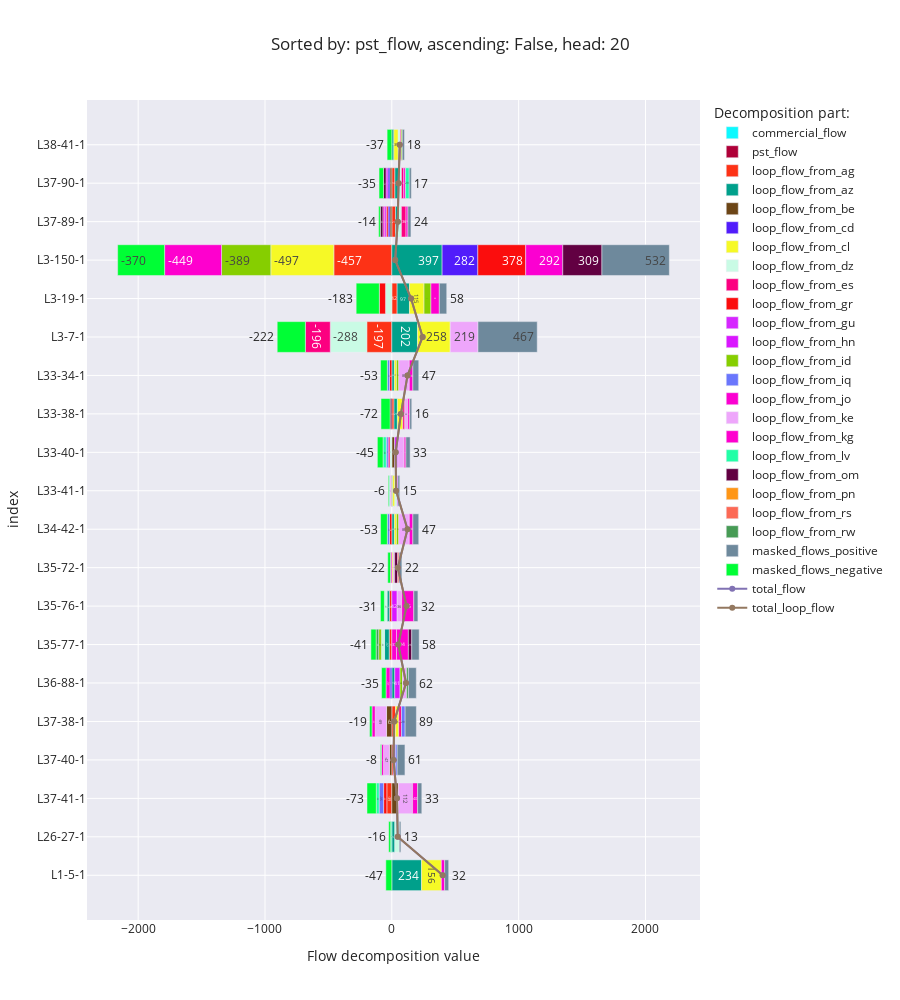

This figure's notebook cell:
### Code cell
flow_decomposition_bar_chart('pst_flow')

### Figure 1 — Plotly figure (JSON) as saved in the notebook; plotly's stock layout.template omitted (floating-point values rounded to 4 significant figures)
{"data": [{"alignmentgroup": "True", "hovertemplate": "Decomposition part:=commercial_flow<br>Flow decomposition value=%{x}<br>index=%{y}<extra></extra>", "legendgroup": "commercial_flow", "marker": {"color": "#0DF9FF", "pattern": {"shape": ""}}, "name": "commercial_flow", "offsetgroup": "commercial_flow", "orientation": "h", "showlegend": true, "textposition": "auto", "texttemplate": "%{x:.0f}", "type": "bar", "x": [null, null, null, null, null, null, null, null, null, null, null, null, null, null, null, null, null, null, null, null], "xaxis": "x", "y": ["L1-5-1", "L26-27-1", "L37-41-1", "L37-40-1", "L37-38-1", "L36-88-1", "L35-77-1", "L35-76-1", "L35-72-1", "L34-42-1", "L33-41-1", "L33-40-1", "L33-38-1", "L33-34-1", "L3-7-1", "L3-19-1", "L3-150-1", "L37-89-1", "L37-90-1", "L38-41-1"], "yaxis": "y"}, {"alignmentgroup": "True", "hovertemplate": "Decomposition part:=pst_flow<br>Flow decomposition value=%{x}<br>index=%{y}<extra></extra>", "legendgroup": "pst_flow", "marker": {"color": "#AF0038", "pattern": {"shape": ""}}, "name": "pst_flow", "offsetgroup": "pst_flow", "orientation": "h", "showlegend": true, "textposition": "auto", "texttemplate": "%{x:.0f}", "type": "bar", "x": [null, null, null, null, null, null, null, null, null, null, null, null, null, null, null, null, null, null, null, null], "xaxis": "x", "y": ["L1-5-1", "L26-27-1", "L37-41-1", "L37-40-1", "L37-38-1", "L36-88-1", "L35-77-1", "L35-76-1", "L35-72-1", "L34-42-1", "L33-41-1", "L33-40-1", "L33-38-1", "L33-34-1", "L3-7-1", "L3-19-1", "L3-150-1", "L37-89-1", "L37-90-1", "L38-41-1"], "yaxis": "y"}, {"alignmentgroup": "True", "hovertemplate": "Decomposition part:=loop_flow_from_ag<br>Flow decomposition value=%{x}<br>index=%{y}<extra></extra>", "legendgroup": "loop_flow_from_ag", "marker": {"color": "#FD3216", "pattern": {"shape": ""}}, "name": "loop_flow_from_ag", "offsetgroup": "loop_flow_from_ag", "orientation": "h", "showlegend": true, "textposition": "auto", "texttemplate": "%{x:.0f}", "type": "bar", "x": [null, null, -39.38, 12.6, 29.05, null, -20.63, -19.65, null, null, -6.083, null, 17.42, null, -197.3, 41.88, -457.2, 29.27, 24.1, null], "xaxis": "x", "y": ["L1-5-1", "L26-27-1", "L37-41-1", "L37-40-1", "L37-38-1", "L36-88-1", "L35-77-1", "L35-76-1", "L35-72-1", "L34-42-1", "L33-41-1", "L33-40-1", "L33-38-1", "L33-34-1", "L3-7-1", "L3-19-1", "L3-150-1", "L37-89-1", "L37-90-1", "L38-41-1"], "yaxis": "y"}, {"alignmentgroup": "True", "hovertemplate": "Decomposition part:=loop_flow_from_az<br>Flow decomposition value=%{x}<br>index=%{y}<extra></extra>", "legendgroup": "loop_flow_from_az", "marker": {"color": "#00A08B", "pattern": {"shape": ""}}, "name": "loop_flow_from_az", "offsetgroup": "loop_flow_from_az", "orientation": "h", "showlegend": true, "textposition": "auto", "texttemplate": "%{x:.0f}", "type": "bar", "x": [234.4, 23.92, null, null, null, 23.37, -36.69, -17.71, null, 20.21, 6.595, null, 26.41, 20.21, 202.3, 97.37, 396.5, 18.28, 28.7, 16.23], "xaxis": "x", "y": ["L1-5-1", "L26-27-1", "L37-41-1", "L37-40-1", "L37-38-1", "L36-88-1", "L35-77-1", "L35-76-1", "L35-72-1", "L34-42-1", "L33-41-1", "L33-40-1", "L33-38-1", "L33-34-1", "L3-7-1", "L3-19-1", "L3-150-1", "L37-89-1", "L37-90-1", "L38-41-1"], "yaxis": "y"}, {"alignmentgroup": "True", "hovertemplate": "Decomposition part:=loop_flow_from_be<br>Flow decomposition value=%{x}<br>index=%{y}<extra></extra>", "legendgroup": "loop_flow_from_be", "marker": {"color": "#6C4516", "pattern": {"shape": ""}}, "name": "loop_flow_from_be", "offsetgroup": "loop_flow_from_be", "orientation": "h", "showlegend": true, "textposition": "auto", "texttemplate": "%{x:.0f}", "type": "bar", "x": [null, null, 51.37, -18.67, -41.64, null, null, null, null, null, null, 21.87, null, null, null, null, null, -14.7, -15.14, null], "xaxis": "x", "y": ["L1-5-1", "L26-27-1", "L37-41-1", "L37-40-1", "L37-38-1", "L36-88-1", "L35-77-1", "L35-76-1", "L35-72-1", "L34-42-1", "L33-41-1", "L33-40-1", "L33-38-1", "L33-34-1", "L3-7-1", "L3-19-1", "L3-150-1", "L37-89-1", "L37-90-1", "L38-41-1"], "yaxis": "y"}, {"alignmentgroup": "True", "hovertemplate": "Decomposition part:=loop_flow_from_cd<br>Flow decomposition value=%{x}<br>index=%{y}<extra></extra>", "legendgroup": "loop_flow_from_cd", "marker": {"color": "#511CFB", "pattern": {"shape": ""}}, "name": "loop_flow_from_cd", "offsetgroup": "loop_flow_from_cd", "orientation": "h", "showlegend": true, "textposition": "auto", "texttemplate": "%{x:.0f}", "type": "bar", "x": [null, null, null, null, null, -14.34, null, null, null, null, null, null, null, null, null, null, 281.5, -14.97, -15.61, null], "xaxis": "x", "y": ["L1-5-1", "L26-27-1", "L37-41-1", "L37-40-1", "L37-38-1", "L36-88-1", "L35-77-1", "L35-76-1", "L35-72-1", "L34-42-1", "L33-41-1", "L33-40-1", "L33-38-1", "L33-34-1", "L3-7-1", "L3-19-1", "L3-150-1", "L37-89-1", "L37-90-1", "L38-41-1"], "yaxis": "y"}, {"alignmentgroup": "True", "hovertemplate": "Decomposition part:=loop_flow_from_cl<br>Flow decomposition value=%{x}<br>index=%{y}<extra></extra>", "legendgroup": "loop_flow_from_cl", "marker": {"color": "#F6F926", "pattern": {"shape": ""}}, "name": "loop_flow_from_cl", "offsetgroup": "loop_flow_from_cl", "orientation": "h", "showlegend": true, "textposition": "auto", "texttemplate": "%{x:.0f}", "type": "bar", "x": [156.1, null, null, null, 26.17, null, null, null, 10.57, 16.5, 17.69, null, 43.31, 16.5, 258.2, 114.8, -496.9, null, null, 34.61], "xaxis": "x", "y": ["L1-5-1", "L26-27-1", "L37-41-1", "L37-40-1", "L37-38-1", "L36-88-1", "L35-77-1", "L35-76-1", "L35-72-1", "L34-42-1", "L33-41-1", "L33-40-1", "L33-38-1", "L33-34-1", "L3-7-1", "L3-19-1", "L3-150-1", "L37-89-1", "L37-90-1", "L38-41-1"], "yaxis": "y"}, {"alignmentgroup": "True", "hovertemplate": "Decomposition part:=loop_flow_from_dz<br>Flow decomposition value=%{x}<br>index=%{y}<extra></extra>", "legendgroup": "loop_flow_from_dz", "marker": {"color": "#C9FBE5", "pattern": {"shape": ""}}, "name": "loop_flow_from_dz", "offsetgroup": "loop_flow_from_dz", "orientation": "h", "showlegend": true, "textposition": "auto", "texttemplate": "%{x:.0f}", "type": "bar", "x": [null, 34.77, null, null, null, null, -25.39, -21.33, null, null, 16.1, -14.88, null, null, -288.2, -50.0, null, 28.06, 23.38, 15.1], "xaxis": "x", "y": ["L1-5-1", "L26-27-1", "L37-41-1", "L37-40-1", "L37-38-1", "L36-88-1", "L35-77-1", "L35-76-1", "L35-72-1", "L34-42-1", "L33-41-1", "L33-40-1", "L33-38-1", "L33-34-1", "L3-7-1", "L3-19-1", "L3-150-1", "L37-89-1", "L37-90-1", "L38-41-1"], "yaxis": "y"}, {"alignmentgroup": "True", "hovertemplate": "Decomposition part:=loop_flow_from_es<br>Flow decomposition value=%{x}<br>index=%{y}<extra></extra>", "legendgroup": "loop_flow_from_es", "marker": {"color": "#FC0080", "pattern": {"shape": ""}}, "name": "loop_flow_from_es", "offsetgroup": "loop_flow_from_es", "orientation": "h", "showlegend": true, "textposition": "auto", "texttemplate": "%{x:.0f}", "type": "bar", "x": [null, null, null, null, 20.74, null, null, null, null, null, null, -14.14, 15.48, null, -196.0, null, null, 36.16, 18.23, 7.712], "xaxis": "x", "y": ["L1-5-1", "L26-27-1", "L37-41-1", "L37-40-1", "L37-38-1", "L36-88-1", "L35-77-1", "L35-76-1", "L35-72-1", "L34-42-1", "L33-41-1", "L33-40-1", "L33-38-1", "L33-34-1", "L3-7-1", "L3-19-1", "L3-150-1", "L37-89-1", "L37-90-1", "L38-41-1"], "yaxis": "y"}, {"alignmentgroup": "True", "hovertemplate": "Decomposition part:=loop_flow_from_gr<br>Flow decomposition value=%{x}<br>index=%{y}<extra></extra>", "legendgroup": "loop_flow_from_gr", "marker": {"color": "#FB0D0D", "pattern": {"shape": ""}}, "name": "loop_flow_from_gr", "offsetgroup": "loop_flow_from_gr", "orientation": "h", "showlegend": true, "textposition": "auto", "texttemplate": "%{x:.0f}", "type": "bar", "x": [null, null, -25.34, null, null, null, null, null, null, -18.07, null, null, null, -18.07, null, -48.5, 377.5, -14.19, null, null], "xaxis": "x", "y": ["L1-5-1", "L26-27-1", "L37-41-1", "L37-40-1", "L37-38-1", "L36-88-1", "L35-77-1", "L35-76-1", "L35-72-1", "L34-42-1", "L33-41-1", "L33-40-1", "L33-38-1", "L33-34-1", "L3-7-1", "L3-19-1", "L3-150-1", "L37-89-1", "L37-90-1", "L38-41-1"], "yaxis": "y"}, {"alignmentgroup": "True", "hovertemplate": "Decomposition part:=loop_flow_from_gu<br>Flow decomposition value=%{x}<br>index=%{y}<extra></extra>", "legendgroup": "loop_flow_from_gu", "marker": {"color": "#D626FF", "pattern": {"shape": ""}}, "name": "loop_flow_from_gu", "offsetgroup": "loop_flow_from_gu", "orientation": "h", "showlegend": true, "textposition": "auto", "texttemplate": "%{x:.0f}", "type": "bar", "x": [null, null, null, 15.28, null, null, null, null, null, null, 7.758, 25.61, null, null, null, null, null, null, null, null], "xaxis": "x", "y": ["L1-5-1", "L26-27-1", "L37-41-1", "L37-40-1", "L37-38-1", "L36-88-1", "L35-77-1", "L35-76-1", "L35-72-1", "L34-42-1", "L33-41-1", "L33-40-1", "L33-38-1", "L33-34-1", "L3-7-1", "L3-19-1", "L3-150-1", "L37-89-1", "L37-90-1", "L38-41-1"], "yaxis": "y"}, {"alignmentgroup": "True", "hovertemplate": "Decomposition part:=loop_flow_from_hn<br>Flow decomposition value=%{x}<br>index=%{y}<extra></extra>", "legendgroup": "loop_flow_from_hn", "marker": {"color": "#DA16FF", "pattern": {"shape": ""}}, "name": "loop_flow_from_hn", "offsetgroup": "loop_flow_from_hn", "orientation": "h", "showlegend": true, "textposition": "auto", "texttemplate": "%{x:.0f}", "type": "bar", "x": [null, null, null, null, null, 41.45, null, 42.14, null, null, null, null, null, null, null, null, null, -12.79, -15.24, null], "xaxis": "x", "y": ["L1-5-1", "L26-27-1", "L37-41-1", "L37-40-1", "L37-38-1", "L36-88-1", "L35-77-1", "L35-76-1", "L35-72-1", "L34-42-1", "L33-41-1", "L33-40-1", "L33-38-1", "L33-34-1", "L3-7-1", "L3-19-1", "L3-150-1", "L37-89-1", "L37-90-1", "L38-41-1"], "yaxis": "y"}, {"alignmentgroup": "True", "hovertemplate": "Decomposition part:=loop_flow_from_id<br>Flow decomposition value=%{x}<br>index=%{y}<extra></extra>", "legendgroup": "loop_flow_from_id", "marker": {"color": "#86CE00", "pattern": {"shape": ""}}, "name": "loop_flow_from_id", "offsetgroup": "loop_flow_from_id", "orientation": "h", "showlegend": true, "textposition": "auto", "texttemplate": "%{x:.0f}", "type": "bar", "x": [null, null, null, null, null, 19.84, -21.09, null, null, 18.04, null, null, null, 18.04, null, 54.33, -388.6, null, null, 8.571], "xaxis": "x", "y": ["L1-5-1", "L26-27-1", "L37-41-1", "L37-40-1", "L37-38-1", "L36-88-1", "L35-77-1", "L35-76-1", "L35-72-1", "L34-42-1", "L33-41-1", "L33-40-1", "L33-38-1", "L33-34-1", "L3-7-1", "L3-19-1", "L3-150-1", "L37-89-1", "L37-90-1", "L38-41-1"], "yaxis": "y"}, {"alignmentgroup": "True", "hovertemplate": "Decomposition part:=loop_flow_from_iq<br>Flow decomposition value=%{x}<br>index=%{y}<extra></extra>", "legendgroup": "loop_flow_from_iq", "marker": {"color": "#6A76FC", "pattern": {"shape": ""}}, "name": "loop_flow_from_iq", "offsetgroup": "loop_flow_from_iq", "orientation": "h", "showlegend": true, "textposition": "auto", "texttemplate": "%{x:.0f}", "type": "bar", "x": [null, null, -35.3, 14.52, 28.98, null, null, null, null, -17.4, null, -15.02, null, -17.4, null, null, null, null, null, null], "xaxis": "x", "y": ["L1-5-1", "L26-27-1", "L37-41-1", "L37-40-1", "L37-38-1", "L36-88-1", "L35-77-1", "L35-76-1", "L35-72-1", "L34-42-1", "L33-41-1", "L33-40-1", "L33-38-1", "L33-34-1", "L3-7-1", "L3-19-1", "L3-150-1", "L37-89-1", "L37-90-1", "L38-41-1"], "yaxis": "y"}, {"alignmentgroup": "True", "hovertemplate": "Decomposition part:=loop_flow_from_jo<br>Flow decomposition value=%{x}<br>index=%{y}<extra></extra>", "legendgroup": "loop_flow_from_jo", "marker": {"color": "#FB00D1", "pattern": {"shape": ""}}, "name": "loop_flow_from_jo", "offsetgroup": "loop_flow_from_jo", "orientation": "h", "showlegend": true, "textposition": "auto", "texttemplate": "%{x:.0f}", "type": "bar", "x": [null, null, null, null, null, -31.37, 37.08, null, null, null, null, null, null, null, null, null, 292.4, -14.16, null, null], "xaxis": "x", "y": ["L1-5-1", "L26-27-1", "L37-41-1", "L37-40-1", "L37-38-1", "L36-88-1", "L35-77-1", "L35-76-1", "L35-72-1", "L34-42-1", "L33-41-1", "L33-40-1", "L33-38-1", "L33-34-1", "L3-7-1", "L3-19-1", "L3-150-1", "L37-89-1", "L37-90-1", "L38-41-1"], "yaxis": "y"}, {"alignmentgroup": "True", "hovertemplate": "Decomposition part:=loop_flow_from_ke<br>Flow decomposition value=%{x}<br>index=%{y}<extra></extra>", "legendgroup": "loop_flow_from_ke", "marker": {"color": "#EEA6FB", "pattern": {"shape": ""}}, "name": "loop_flow_from_ke", "offsetgroup": "loop_flow_from_ke", "orientation": "h", "showlegend": true, "textposition": "auto", "texttemplate": "%{x:.0f}", "type": "bar", "x": [null, null, 112.3, -47.35, -89.45, 31.7, null, 35.78, 11.59, 83.0, -10.16, 49.94, 22.9, 83.0, 218.8, null, null, null, null, null], "xaxis": "x", "y": ["L1-5-1", "L26-27-1", "L37-41-1", "L37-40-1", "L37-38-1", "L36-88-1", "L35-77-1", "L35-76-1", "L35-72-1", "L34-42-1", "L33-41-1", "L33-40-1", "L33-38-1", "L33-34-1", "L3-7-1", "L3-19-1", "L3-150-1", "L37-89-1", "L37-90-1", "L38-41-1"], "yaxis": "y"}, {"alignmentgroup": "True", "hovertemplate": "Decomposition part:=loop_flow_from_kg<br>Flow decomposition value=%{x}<br>index=%{y}<extra></extra>", "legendgroup": "loop_flow_from_kg", "marker": {"color": "#FE00CE", "pattern": {"shape": ""}}, "name": "loop_flow_from_kg", "offsetgroup": "loop_flow_from_kg", "orientation": "h", "showlegend": true, "textposition": "auto", "texttemplate": "%{x:.0f}", "type": "bar", "x": [25.81, null, 39.71, -15.35, -25.43, null, 93.57, 95.38, -10.25, 28.09, null, 13.74, 15.48, 28.09, null, 66.18, -448.8, 15.5, 13.96, null], "xaxis": "x", "y": ["L1-5-1", "L26-27-1", "L37-41-1", "L37-40-1", "L37-38-1", "L36-88-1", "L35-77-1", "L35-76-1", "L35-72-1", "L34-42-1", "L33-41-1", "L33-40-1", "L33-38-1", "L33-34-1", "L3-7-1", "L3-19-1", "L3-150-1", "L37-89-1", "L37-90-1", "L38-41-1"], "yaxis": "y"}, {"alignmentgroup": "True", "hovertemplate": "Decomposition part:=loop_flow_from_lv<br>Flow decomposition value=%{x}<br>index=%{y}<extra></extra>", "legendgroup": "loop_flow_from_lv", "marker": {"color": "#22FFA7", "pattern": {"shape": ""}}, "name": "loop_flow_from_lv", "offsetgroup": "loop_flow_from_lv", "orientation": "h", "showlegend": true, "textposition": "auto", "texttemplate": "%{x:.0f}", "type": "bar", "x": [null, -8.982, -22.58, null, null, null, null, null, null, null, -6.549, -25.06, null, null, null, null, null, null, 28.76, null], "xaxis": "x", "y": ["L1-5-1", "L26-27-1", "L37-41-1", "L37-40-1", "L37-38-1", "L36-88-1", "L35-77-1", "L35-76-1", "L35-72-1", "L34-42-1", "L33-41-1", "L33-40-1", "L33-38-1", "L33-34-1", "L3-7-1", "L3-19-1", "L3-150-1", "L37-89-1", "L37-90-1", "L38-41-1"], "yaxis": "y"}, {"alignmentgroup": "True", "hovertemplate": "Decomposition part:=loop_flow_from_om<br>Flow decomposition value=%{x}<br>index=%{y}<extra></extra>", "legendgroup": "loop_flow_from_om", "marker": {"color": "#620042", "pattern": {"shape": ""}}, "name": "loop_flow_from_om", "offsetgroup": "loop_flow_from_om", "orientation": "h", "showlegend": true, "textposition": "auto", "texttemplate": "%{x:.0f}", "type": "bar", "x": [null, null, null, null, null, null, 26.48, null, 24.12, null, null, null, -13.4, null, null, null, 308.7, -19.87, -19.4, null], "xaxis": "x", "y": ["L1-5-1", "L26-27-1", "L37-41-1", "L37-40-1", "L37-38-1", "L36-88-1", "L35-77-1", "L35-76-1", "L35-72-1", "L34-42-1", "L33-41-1", "L33-40-1", "L33-38-1", "L33-34-1", "L3-7-1", "L3-19-1", "L3-150-1", "L37-89-1", "L37-90-1", "L38-41-1"], "yaxis": "y"}, {"alignmentgroup": "True", "hovertemplate": "Decomposition part:=loop_flow_from_pn<br>Flow decomposition value=%{x}<br>index=%{y}<extra></extra>", "legendgroup": "loop_flow_from_pn", "marker": {"color": "#FF9616", "pattern": {"shape": ""}}, "name": "loop_flow_from_pn", "offsetgroup": "loop_flow_from_pn", "orientation": "h", "showlegend": true, "textposition": "auto", "texttemplate": "%{x:.0f}", "type": "bar", "x": [null, null, null, null, null, null, null, null, null, null, null, null, null, null, null, null, null, null, null, null], "xaxis": "x", "y": ["L1-5-1", "L26-27-1", "L37-41-1", "L37-40-1", "L37-38-1", "L36-88-1", "L35-77-1", "L35-76-1", "L35-72-1", "L34-42-1", "L33-41-1", "L33-40-1", "L33-38-1", "L33-34-1", "L3-7-1", "L3-19-1", "L3-150-1", "L37-89-1", "L37-90-1", "L38-41-1"], "yaxis": "y"}, {"alignmentgroup": "True", "hovertemplate": "Decomposition part:=loop_flow_from_rs<br>Flow decomposition value=%{x}<br>index=%{y}<extra></extra>", "legendgroup": "loop_flow_from_rs", "marker": {"color": "#FC6955", "pattern": {"shape": ""}}, "name": "loop_flow_from_rs", "offsetgroup": "loop_flow_from_rs", "orientation": "h", "showlegend": true, "textposition": "auto", "texttemplate": "%{x:.0f}", "type": "bar", "x": [null, null, null, null, null, null, null, null, 11.14, null, null, null, null, null, null, null, null, null, null, null], "xaxis": "x", "y": ["L1-5-1", "L26-27-1", "L37-41-1", "L37-40-1", "L37-38-1", "L36-88-1", "L35-77-1", "L35-76-1", "L35-72-1", "L34-42-1", "L33-41-1", "L33-40-1", "L33-38-1", "L33-34-1", "L3-7-1", "L3-19-1", "L3-150-1", "L37-89-1", "L37-90-1", "L38-41-1"], "yaxis": "y"}, {"alignmentgroup": "True", "hovertemplate": "Decomposition part:=loop_flow_from_rw<br>Flow decomposition value=%{x}<br>index=%{y}<extra></extra>", "legendgroup": "loop_flow_from_rw", "marker": {"color": "#479B55", "pattern": {"shape": ""}}, "name": "loop_flow_from_rw", "offsetgroup": "loop_flow_from_rw", "orientation": "h", "showlegend": true, "textposition": "auto", "texttemplate": "%{x:.0f}", "type": "bar", "x": [null, null, null, null, null, 14.43, -20.15, null, null, null, null, null, null, null, null, null, null, null, null, null], "xaxis": "x", "y": ["L1-5-1", "L26-27-1", "L37-41-1", "L37-40-1", "L37-38-1", "L36-88-1", "L35-77-1", "L35-76-1", "L35-72-1", "L34-42-1", "L33-41-1", "L33-40-1", "L33-38-1", "L33-34-1", "L3-7-1", "L3-19-1", "L3-150-1", "L37-89-1", "L37-90-1", "L38-41-1"], "yaxis": "y"}, {"alignmentgroup": "True", "hovertemplate": "Decomposition part:=masked_flows_positive<br>Flow decomposition value=%{x}<br>index=%{y}<extra></extra>", "legendgroup": "masked_flows_positive", "marker": {"color": "#6E899C", "pattern": {"shape": ""}}, "name": "masked_flows_positive", "offsetgroup": "masked_flows_positive", "orientation": "h", "showlegend": true, "textposition": "auto", "texttemplate": "%{x:.0f}", "type": "bar", "x": [32.15, 12.73, 33.09, 61.12, 88.69, 62.28, 58.5, 32.41, 21.97, 46.52, 14.65, 33.27, 16.21, 46.52, 467.0, 58.35, 531.6, 23.53, 16.84, 17.6], "xaxis": "x", "y": ["L1-5-1", "L26-27-1", "L37-41-1", "L37-40-1", "L37-38-1", "L36-88-1", "L35-77-1", "L35-76-1", "L35-72-1", "L34-42-1", "L33-41-1", "L33-40-1", "L33-38-1", "L33-34-1", "L3-7-1", "L3-19-1", "L3-150-1", "L37-89-1", "L37-90-1", "L38-41-1"], "yaxis": "y"}, {"alignmentgroup": "True", "hovertemplate": "Decomposition part:=masked_flows_negative<br>Flow decomposition value=%{x}<br>index=%{y}<extra></extra>", "legendgroup": "masked_flows_negative", "marker": {"color": "#00FE35", "pattern": {"shape": ""}}, "name": "masked_flows_negative", "offsetgroup": "masked_flows_negative", "orientation": "h", "showlegend": true, "textposition": "auto", "texttemplate": "%{x:.0f}", "type": "bar", "x": [-47.27, -15.89, -73.3, -8.48, -18.84, -35.08, -40.94, -31.16, -21.98, -53.31, -6.177, -44.96, -71.79, -53.31, -222.3, -182.6, -370.2, -13.6, -35.47, -37.16], "xaxis": "x", "y": ["L1-5-1", "L26-27-1", "L37-41-1", "L37-40-1", "L37-38-1", "L36-88-1", "L35-77-1", "L35-76-1", "L35-72-1", "L34-42-1", "L33-41-1", "L33-40-1", "L33-38-1", "L33-34-1", "L3-7-1", "L3-19-1", "L3-150-1", "L37-89-1", "L37-90-1", "L38-41-1"], "yaxis": "y"}, {"mode": "lines+markers", "name": "total_flow", "type": "scatter", "x": [401.2, 46.54, 40.55, 13.68, 18.27, 112.3, 50.74, 115.9, 47.16, 123.6, 33.82, 30.37, 72.02, 123.6, 242.7, 151.8, 26.47, 46.52, 53.13, 62.66], "y": ["L1-5-1", "L26-27-1", "L37-41-1", "L37-40-1", "L37-38-1", "L36-88-1", "L35-77-1", "L35-76-1", "L35-72-1", "L34-42-1", "L33-41-1", "L33-40-1", "L33-38-1", "L33-34-1", "L3-7-1", "L3-19-1", "L3-150-1", "L37-89-1", "L37-90-1", "L38-41-1"]}, {"mode": "lines+markers", "name": "total_loop_flow", "type": "scatter", "x": [401.2, 46.54, 40.55, 13.68, 18.27, 112.3, 50.74, 115.9, 47.16, 123.6, 33.82, 30.37, 72.02, 123.6, 242.7, 151.8, 26.47, 46.52, 53.13, 62.66], "y": ["L1-5-1", "L26-27-1", "L37-41-1", "L37-40-1", "L37-38-1", "L36-88-1", "L35-77-1", "L35-76-1", "L35-72-1", "L34-42-1", "L33-41-1", "L33-40-1", "L33-38-1", "L33-34-1", "L3-7-1", "L3-19-1", "L3-150-1", "L37-89-1", "L37-90-1", "L38-41-1"]}], "layout": {"barmode": "relative", "height": 1000, "legend": {"title": {"text": "Decomposition part:"}, "tracegroupgap": 0}, "title": {"text": "Sorted by: pst_flow, ascending: False, head: 20"}, "xaxis": {"anchor": "y", "domain": [0, 1], "title": {"text": "Flow decomposition value"}}, "yaxis": {"anchor": "x", "domain": [0, 1], "title": {"text": "index"}}}}
